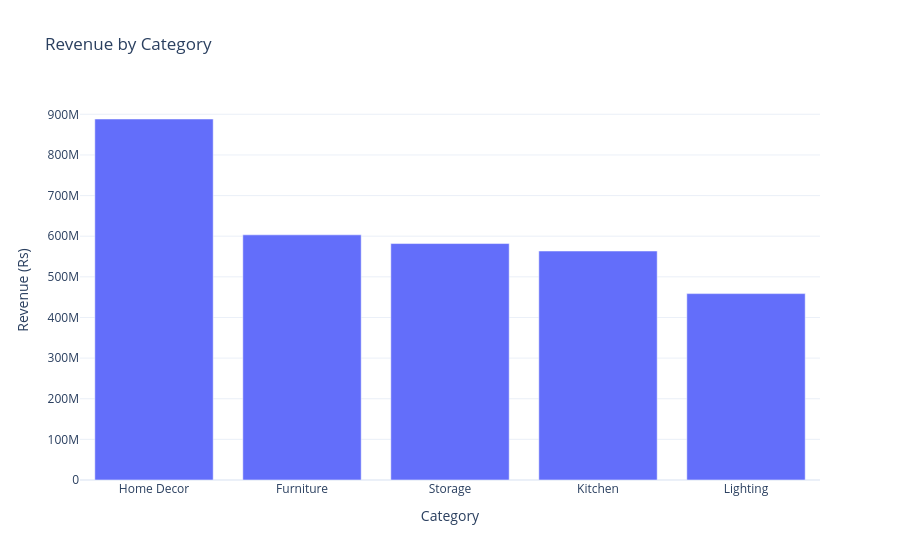
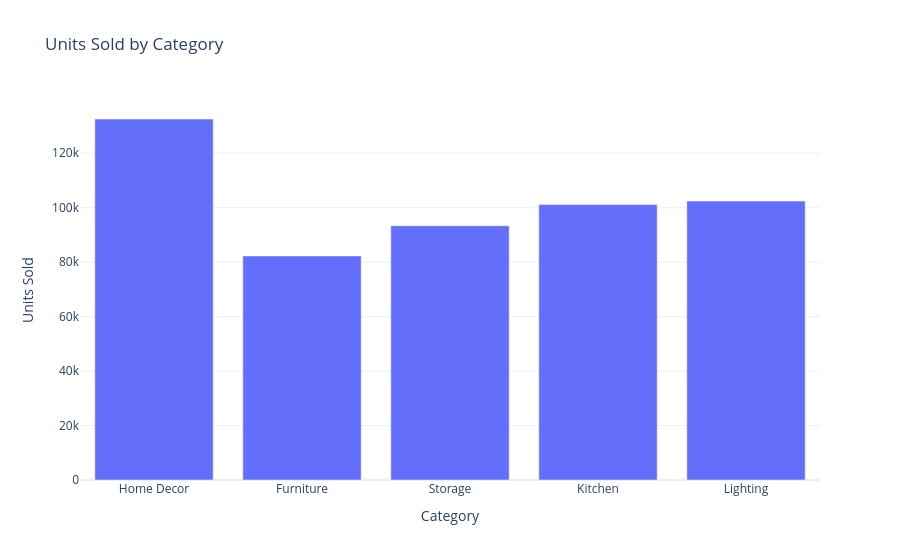

Source (notebook cell) for these figures, in order:
### Markdown cell above
## 5. Category & Subcategory Analysis

### Code cell
cat_perf = df.groupby("Category").agg(
    Revenue=("Revenue","sum"), Units_Sold=("Units_Sold","sum")).reset_index()
cat_perf["Avg_Daily_Units"] = cat_perf["Units_Sold"] / n_days
cat_perf = cat_perf.sort_values("Revenue", ascending=False)

fig = px.bar(cat_perf, x="Category", y="Revenue", title="Revenue by Category",
             template="plotly_white", labels={"Revenue":"Revenue (Rs)"})
fig.show()

fig = px.bar(cat_perf, x="Category", y="Units_Sold", title="Units Sold by Category",
             template="plotly_white", labels={"Units_Sold":"Units Sold"})
fig.show()

strongest_cat = cat_perf.iloc[0]["Category"]
weakest_cat = cat_perf.iloc[-1]["Category"]
print(f"Strongest category by revenue: {strongest_cat} ({fmt_inr(cat_perf.iloc[0]['Revenue'])})")
print(f"Weakest category by revenue:   {weakest_cat} ({fmt_inr(cat_perf.iloc[-1]['Revenue'])})")

cat_perf

### Figure 1 — Plotly figure (JSON) as saved in the notebook; plotly's stock layout.template omitted (floating-point values rounded to 4 significant figures)
{"data": [{"hovertemplate": "Category=%{x}<br>Revenue (Rs)=%{y}<extra></extra>", "legendgroup": "", "marker": {"color": "#636efa", "pattern": {"shape": ""}}, "name": "", "orientation": "v", "showlegend": false, "textposition": "auto", "type": "bar", "x": ["Home Decor", "Furniture", "Storage", "Kitchen", "Lighting"], "xaxis": "x", "y": [888500000.0, 603400000.0, 581900000.0, 563500000.0, 458700000.0], "yaxis": "y"}], "layout": {"barmode": "relative", "legend": {"tracegroupgap": 0}, "title": {"text": "Revenue by Category"}, "xaxis": {"anchor": "y", "domain": [0.0, 1.0], "title": {"text": "Category"}}, "yaxis": {"anchor": "x", "domain": [0.0, 1.0], "title": {"text": "Revenue (Rs)"}}}}

### Figure 2 — Plotly figure (JSON) as saved in the notebook; plotly's stock layout.template omitted (floating-point values rounded to 4 significant figures)
{"data": [{"hovertemplate": "Category=%{x}<br>Units Sold=%{y}<extra></extra>", "legendgroup": "", "marker": {"color": "#636efa", "pattern": {"shape": ""}}, "name": "", "orientation": "v", "showlegend": false, "textposition": "auto", "type": "bar", "x": ["Home Decor", "Furniture", "Storage", "Kitchen", "Lighting"], "xaxis": "x", "y": [132570, 82298, 93367, 101144, 102431], "yaxis": "y"}], "layout": {"barmode": "relative", "legend": {"tracegroupgap": 0}, "title": {"text": "Units Sold by Category"}, "xaxis": {"anchor": "y", "domain": [0.0, 1.0], "title": {"text": "Category"}}, "yaxis": {"anchor": "x", "domain": [0.0, 1.0], "title": {"text": "Units Sold"}}}}
